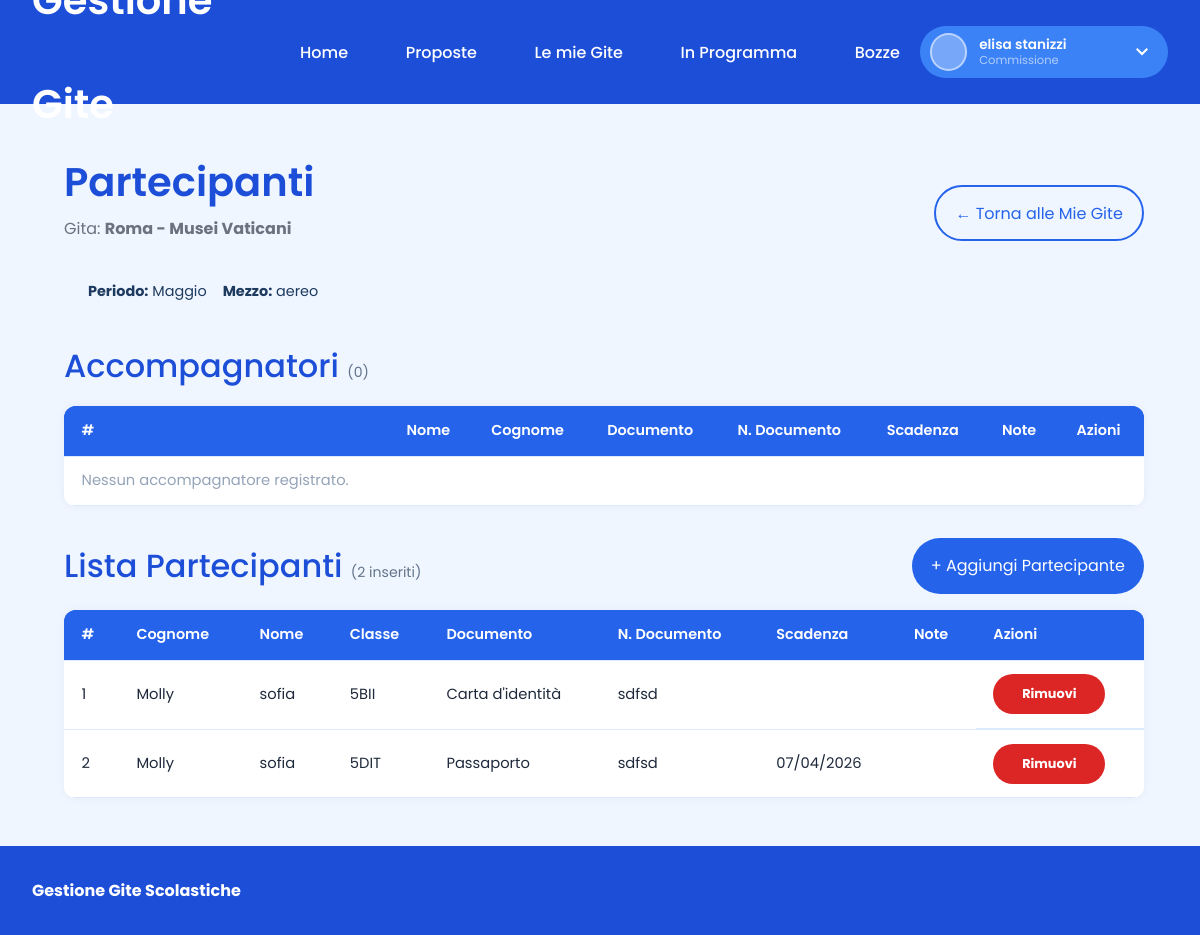
The page /partecipanti.php?id=6 (signed in) on the database as committed earlier.
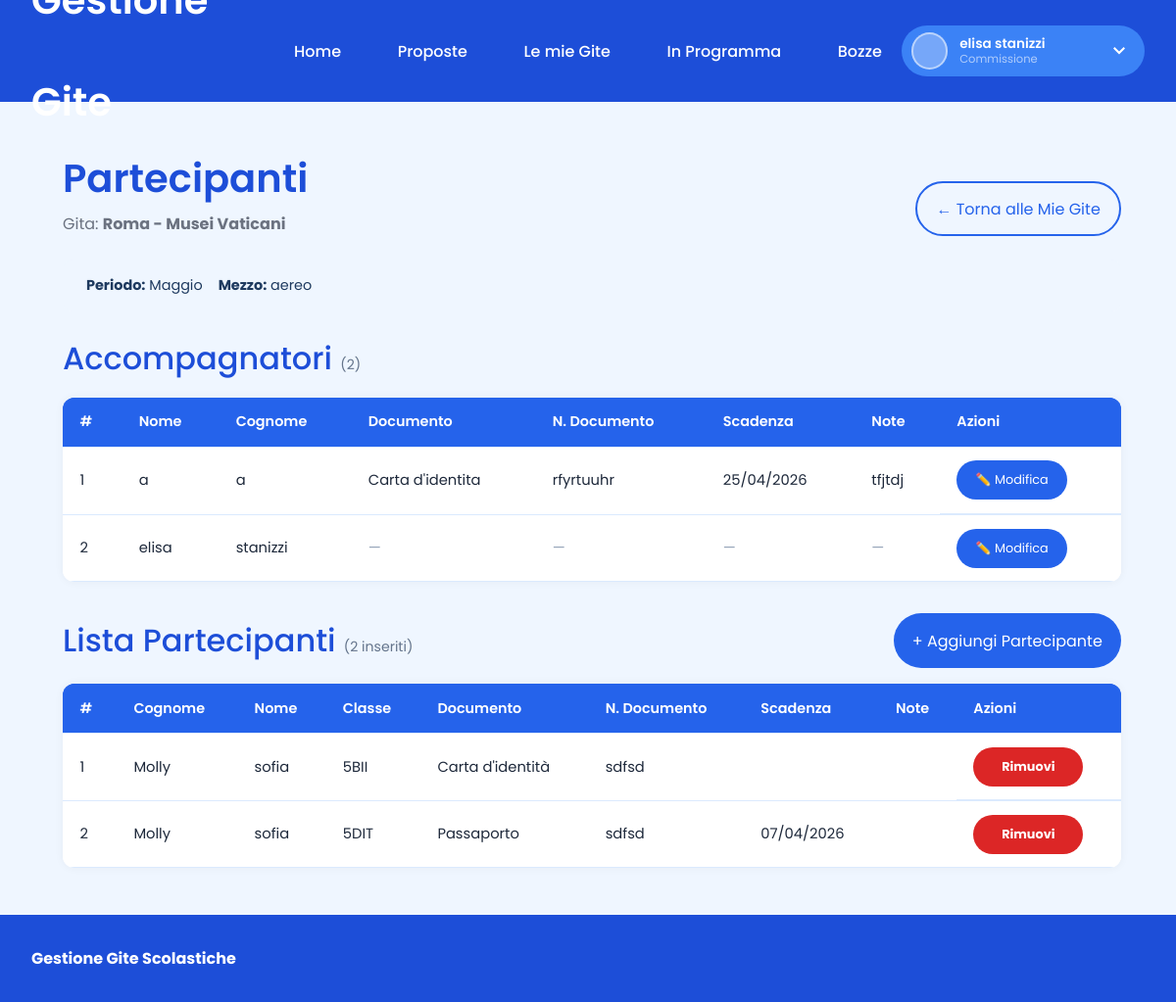
The same page on the database as committed later.
### tables this page shows
CREATE TABLE `partecipanti` (
  `id` int(11) NOT NULL,
  `idgita` int(11) NOT NULL,
  `nome` varchar(50) NOT NULL,
  `cognome` varchar(50) NOT NULL,
  `classe` varchar(10) NOT NULL,
  `descrizione` text DEFAULT NULL,
  `documento` varchar(50) DEFAULT NULL,
  `nDocumento` varchar(50) DEFAULT NULL,
  `scadenza` date DEFAULT NULL
);

CREATE TABLE `accompagnatori` (
  `id` int(11) NOT NULL,
  `idgita` int(11) NOT NULL,
  `idutente` int(11) NOT NULL,
  `tipo_gita` enum('1g','5g') NOT NULL,
  `documento` varchar(50) DEFAULT NULL,
  `nDocumento` varchar(50) DEFAULT NULL,
  `scadenza` date DEFAULT NULL,
  `note` text DEFAULT NULL
);

CREATE TABLE `utente` (
  `IDUtente` int(11) NOT NULL,
  `Nome` varchar(50) NOT NULL,
  `Cognome` varchar(50) NOT NULL,
  `Mail` varchar(100) NOT NULL,
  `Password` varchar(255) NOT NULL,
  `IDTipo` int(11) NOT NULL
);

### partecipanti.php (the view, shortened to what the changed rows need)
<?php
include('nav.php');
$idGita = isset($_GET['id']) ? intval($_GET['id']) : 0;
$idUtenteLoggato = intval($_SESSION['id_utente'] ?? 0);
$ruolo           = $_SESSION['ruolo']     ?? 0;
$resAcc = mysqli_query($conn,
    "SELECT a.*, CONCAT(u.Nome, ' ', u.Cognome) AS nomeUtente, u.Nome AS nome_u, u.Cognome AS cognome_u
     FROM accompagnatori a JOIN utente u ON a.idutente = u.IDUtente
     WHERE a.idgita = $idGita AND a.tipo_gita = '5g'
     ORDER BY u.Cognome ASC, u.Nome ASC"
);
$resPart = mysqli_query($conn, "SELECT * FROM partecipanti WHERE idgita = $idGita ORDER BY cognome ASC, nome ASC");
$totPart = $resPart ? mysqli_num_rows($resPart) : 0;
?>
<!DOCTYPE html>
<html lang="it">
<head>
    <link rel="stylesheet" href="style.css">
    <link rel="stylesheet" href="vetrina.css">
    <link rel="stylesheet" href="style_custom.css">
</head>
<body>
<div class="container">
<main class="content bozze-padding">
    <div class="hero-section" style="display:flex;justify-content:space-between;align-items:flex-end;margin-bottom:1.5rem;">
        <div>
            <h2 style="margin-bottom:0.25rem;color:var(--blue-700);">Partecipanti</h2>
        </div>
    </div>
    <div style="display:flex;justify-content:space-between;align-items:center;margin-bottom:1rem;">
        <h3 style="color:var(--blue-700);margin:0;">
            Accompagnatori
            <span style="font-size:0.88rem;font-weight:400;color:#64748b;">(<?php echo $resAcc ? mysqli_num_rows($resAcc) : 0; ?>)</span>
        </h3>
    </div>
    <div class="table-section" style="margin-bottom:2rem;">
        <div class="table-container">
            <table>
                <thead>
                    <tr>
                        <th>#</th>
                        <th>Nome</th>
                        <th>Cognome</th>
                        <th>Documento</th>
                        <th>N. Documento</th>
                        <th>Scadenza</th>
                        <th>Note</th>
                        <th>Azioni</th>
                    </tr>
                </thead>
                <tbody>
                <?php
                if ($resAcc && mysqli_num_rows($resAcc) > 0):
                    $nAcc = 1;
                    while ($acc = mysqli_fetch_assoc($resAcc)):
                        $aId      = intval($acc['id']);
                        $aNome    = htmlspecialchars($acc['nome_u']    ?? '');
                        $aCognome = htmlspecialchars($acc['cognome_u'] ?? '');
                        $aDoc     = htmlspecialchars($acc['documento']  ?? '');
                        $aNDoc    = htmlspecialchars($acc['nDocumento'] ?? '');
                        $aScad    = $acc['scadenza'] ? date('d/m/Y', strtotime($acc['scadenza'])) : '';
                        $aNote    = htmlspecialchars($acc['note'] ?? '');
                        $aDocJ    = htmlspecialchars($acc['documento']  ?? '', ENT_QUOTES);
                        $aNDocJ   = htmlspecialchars($acc['nDocumento'] ?? '', ENT_QUOTES);
                        $aScadV   = $acc['scadenza'] ?? '';
                        $aNoteJ   = htmlspecialchars($acc['note'] ?? '', ENT_QUOTES);
                        $canEdit = ($acc['idutente'] == $idUtenteLoggato || $ruolo == 2);
                ?>
                    <tr>
                        <td><?php echo $nAcc++; ?></td>
                        <td><?php echo $aNome; ?></td>
                        <td><?php echo $aCognome; ?></td>
                        <td><?php echo $aDoc  ?: '<span style="color:#94a3b8;">—</span>'; ?></td>
                        <td><?php echo $aNDoc ?: '<span style="color:#94a3b8;">—</span>'; ?></td>
                        <td><?php echo $aScad ?: '<span style="color:#94a3b8;">—</span>'; ?></td>
                        <td><?php echo $aNote ?: '<span style="color:#94a3b8;">—</span>'; ?></td>
                        <td>
                            <?php if ($canEdit): ?>
                            <button type="button" class="button xs"
                                data-acc-id="<?php echo $aId; ?>"
                                data-nome="<?php echo $aNome; ?> <?php echo $aCognome; ?>"
                                data-doc="<?php echo $aDocJ; ?>"
                                data-ndoc="<?php echo $aNDocJ; ?>"
                                data-scad="<?php echo $aScadV; ?>"
                                data-note="<?php echo $aNoteJ; ?>"
                                onclick="apriModAcc(this)">✏️ Modifica</button>
                            <?php endif; ?>
                        </td>
                    </tr>
                <?php endwhile; else: ?>
                    <tr><td colspan="8" style="text-align:center;color:#94a3b8;">Nessun accompagnatore registrato.</td></tr>
                <?php endif; ?>
                </tbody>
            </table>
        </div>
    </div>
    <div class="table-section">
        <div class="table-container">
            <table>
                <thead>
                    <tr>
                        <th>#</th>
                        <th>Cognome</th>
                        <th>Nome</th>
                        <th>Classe</th>
                        <th>Documento</th>
                        <th>N. Documento</th>
                        <th>Scadenza</th>
                        <th>Note</th>
                        <th>Azioni</th>
                    </tr>
                </thead>
                <tbody>
                <?php if ($totPart > 0):
                    $n = 1;
                    while ($p = mysqli_fetch_assoc($resPart)):
                        $pNome    = htmlspecialchars($p['nome']);
                        $pCognome = htmlspecialchars($p['cognome']);
                        $pClasse  = htmlspecialchars($p['classe']);
                        $pDoc     = htmlspecialchars($p['documento']  ?? '');
                        $pNDoc    = htmlspecialchars($p['nDocumento'] ?? '');
                        $pScad    = $p['scadenza'] ? date('d/m/Y', strtotime($p['scadenza'])) : '';
                        $pNote    = htmlspecialchars($p['descrizione'] ?? '');
                ?>
                    <tr>
                        <td><?php echo $n++; ?></td>
                        <td><?php echo $pCognome; ?></td>
                        <td><?php echo $pNome; ?></td>
                        <td><?php echo $pClasse; ?></td>
                        <td><?php echo $pDoc  ?: ''; ?></td>
                        <td><?php echo $pNDoc ?: ''; ?></td>
                        <td><?php echo $pScad ?: ''; ?></td>
                        <td><?php echo $pNote ?: ''; ?></td>
                        <td>
                            <form method="POST" action="partecipanti.php?id=<?php echo $idGita; ?>" style="margin:0;" onsubmit="return confirm('Rimuovere questo partecipante?');">
                                <button type="submit" class="button cancel xs">Rimuovi</button>
                            </form>
                        </td>
                    </tr>
                <?php endwhile; else: ?>
                    <tr><td colspan="9" style="text-align:center;color:#94a3b8;">Nessun partecipante inserito.</td></tr>
                <?php endif; ?>
                </tbody>
            </table>
        </div>
    </div>
</main>
</div>
</body>
</html>

Rows that differ between the two databases and show on the page:
added accompagnatori: idutente.Nome "a", idutente.Cognome "a", documento "Carta d'identita", nDocumento "rfyrtuuhr", scadenza "25/04/2026", note "tfjtdj"
added accompagnatori: idutente.Nome "elisa", idutente.Cognome "stanizzi", documento "—", nDocumento "—", scadenza "—", note "—"
Other text that changed with them:
mysqli_num_rows($resAcc): "0" → "2"
text no longer shown: "Nessun accompagnatore registrato."
